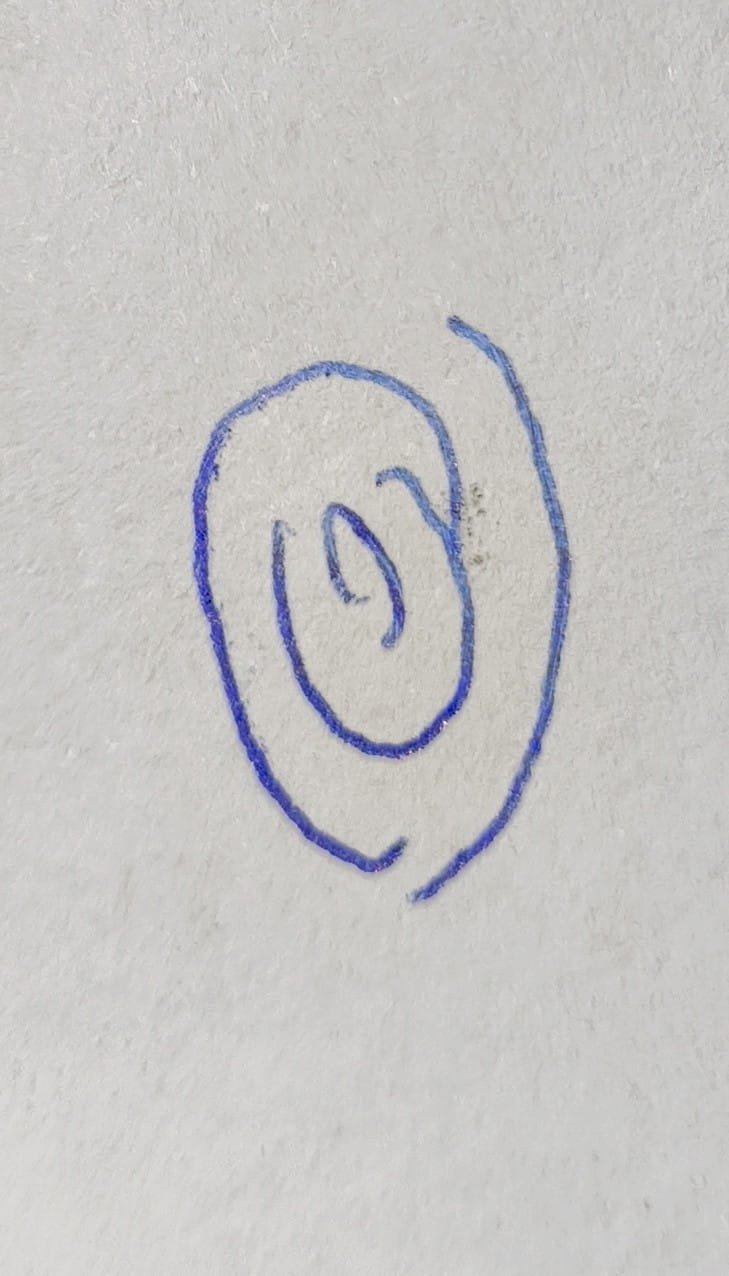
#> input picture Global Matching/Tests/Empreinte_facile.jpg, 729 x 1276 px
$ python -i masque.py   (imports and definitions only)
#> lines starting #> are read from the running program, lines starting #| are printed output that depends on the picture; after the words box and inside, x2 and y2 are one past the last pixel; in counts of white or black regions, pixels touching at a corner belong together
import numpy  as np
import cv2
import matplotlib.pyplot as plt


def niv_de_gris(path):

    img_nivgris = cv2.imread(path, cv2.IMREAD_GRAYSCALE)
    if img_nivgris  is not None:
        return img_nivgris


def normalise_fun(img_grise, M0=100.0, VAR0=100.0):

    I = img_grise.astype(np.float64) #passe l'image en TABLEAU de la val de chaque pixel

    if I.max() <= 1.0:
        I *= 255.0 #on elargit les niv de gris

    M = I.mean(); #val moy de gris
    VAR = I.var(); #variance moy de gris

    if VAR < 1e-9: #cas si variance null on rempli tt pour eviter la div par 0
        G = np.full_like(I, fill_value=M0, dtype=np.float64)
    else:


        d = I - M
        ajustement = np.sqrt((VAR0 * (d**2)) / VAR) #=TABLEAU des parties sous la racine pour chaque pixel
        #(on conserve le signe p/r a la moyenne mais si + que M on le rend + que M0 et inv)
        G = np.where(I>M, M0+ ajustement, M0 - ajustement ) #CREER un nouv TABLEAU et rempli selon condition : np.where(condition, si sup a la moyenne, si inf a la moy)
    return np.clip(G, 0, 255).astype(np.uint8) #recadre entre [0,255 ] et repasse format uint8 ⚠️sinon bug


#. isolement empreinte (pas dans article mais bug sur orientation sinon)

"""
on veut crree un masque binaire pour isoler empreintre :
0= masque
255= empreinte
"""
def masque_fun(img_grise):
    flou = cv2.GaussianBlur(img_grise, (0,0), 3.0)
    _, mask = cv2.threshold(flou, 0, 255, cv2.THRESH_BINARY+cv2.THRESH_OTSU) #treshold avec valeur optimal deduite par l'algo renvoi val , masque
    #on veut le masque en blanc ?
    if np.sum(mask==255) > np.sum(mask==0): #si + de noir que de blanc
        mask = 255 - mask #on inv
    k = cv2.getStructuringElement(cv2.MORPH_ELLIPSE, (15,15))  #COMMENT :⚠️si trop aggressif baissé ou augmenter la taille (memo 15 ok la plupart du temps)
    mask = cv2.morphologyEx(mask, cv2.MORPH_CLOSE, k) #enleve petits trous
    mask = cv2.morphologyEx(mask, cv2.MORPH_OPEN,  k) #supprime petits points


    #PARTIE TROUVER DANS UN ARTICLE, marche mais jsp comment
    num,lbl,stats,_ = cv2.connectedComponentsWithStats((mask>0).astype(np.uint8), 8)
    if num > 1:
        largest = 1 + np.argmax(stats[1:, cv2.CC_STAT_AREA])
        mask = (lbl==largest).astype(np.uint8)*255


    mask = cv2.erode(mask, cv2.getStructuringElement(cv2.MORPH_ELLIPSE,(5,5)), 1) #lisse le tour
    return mask


def main(img_path):
    gray = niv_de_gris(img_path)
    tab_normal = normalise_fun(gray)
    masque = masque_fun(tab_normal)

    cv2.imwrite('Transformations rigides\\Transformations_2\\tests\\masque.jpg', masque)

    plt.figure(figsize=(10, 10))
    plt.imshow(masque, cmap='gray')# inversant les canaux BGR → RGB pour matplotlib ??
    plt.title("minutiae detecteees")
    plt.axis("off")
    plt.show()

    return('Transformations rigides\\Transformations_2\\tests\\masque.jpg')

>>> import cv2
>>> picture = cv2.imread('../../../Global Matching/Tests/Empreinte_facile.jpg', cv2.IMREAD_GRAYSCALE)
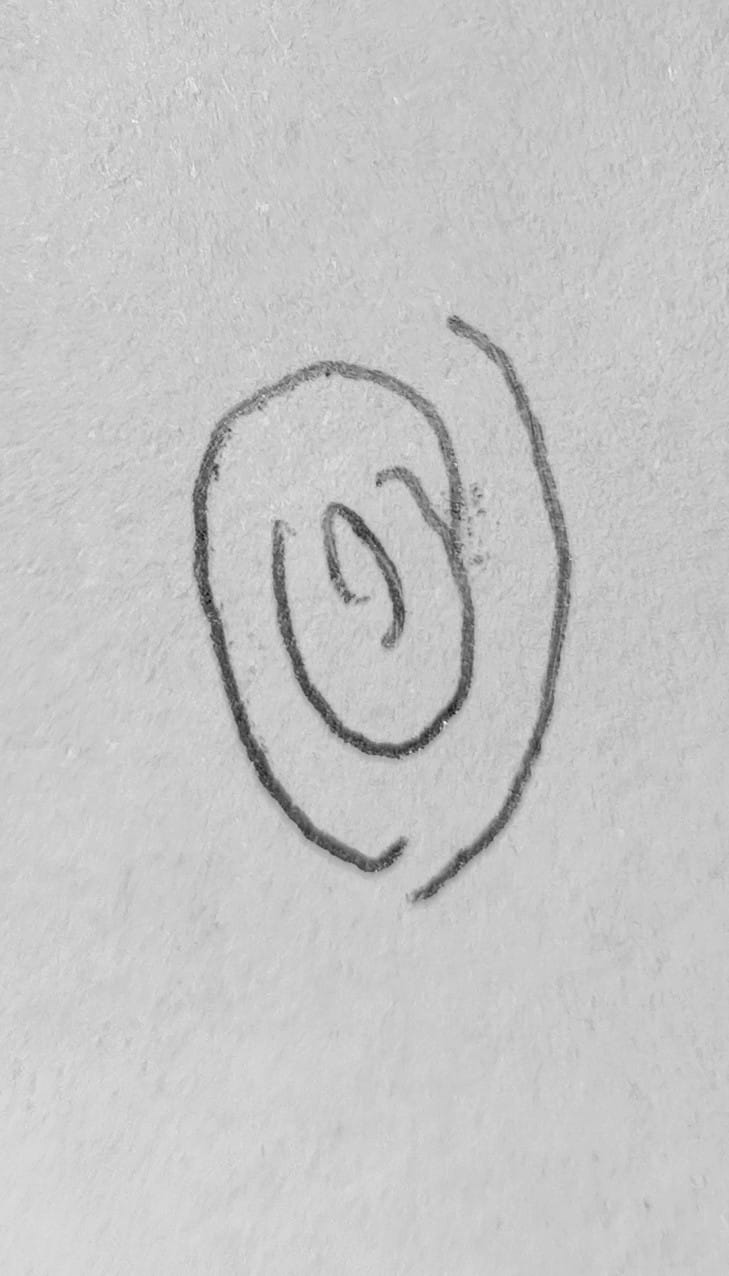
#> picture: shape (1276, 729); min 18, max 248, mean 197.6
>>> result = masque_fun(picture)
#> in masque_fun, `_, mask = cv2.threshold(flou, 0, 255, cv2.THRESH_BINARY+cv2.THRESH_OTS..`:
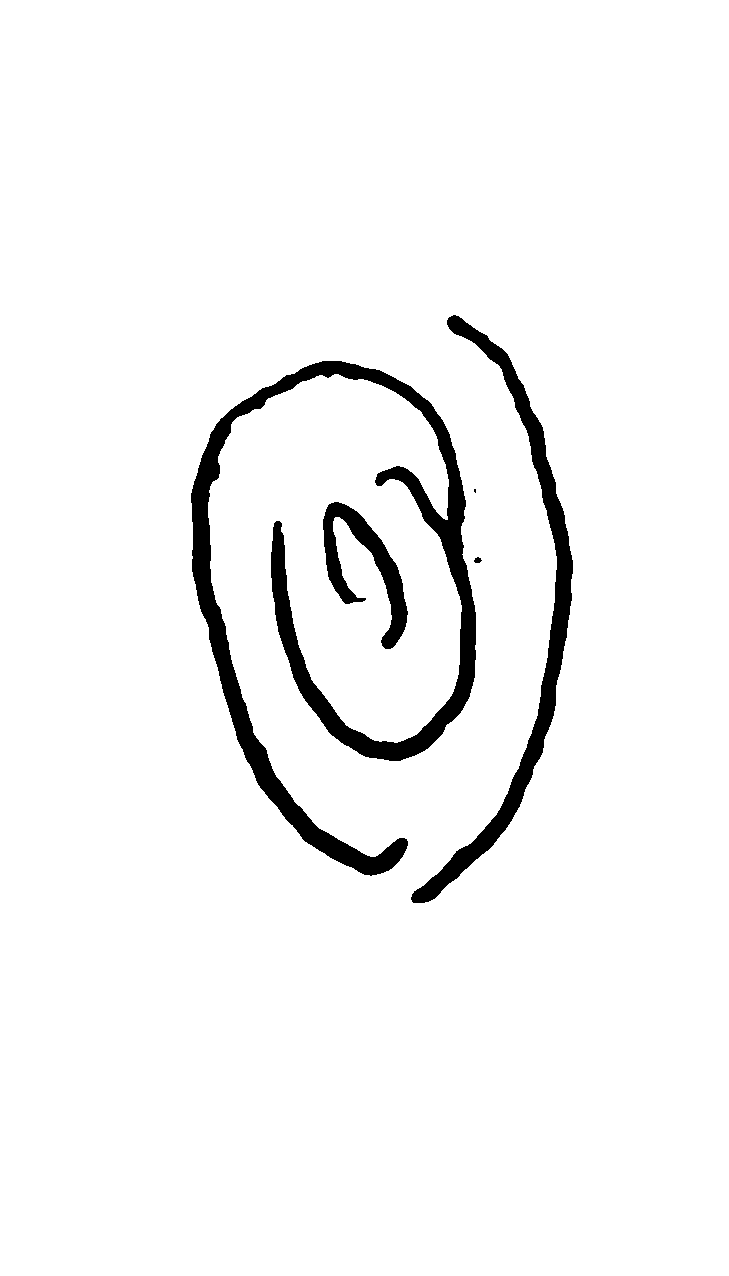
#> mask: shape (1276, 729); 95.8% white; 5 black regions (1 under 20 px), largest, box (x1, y1, x2, y2) and area: (191, 361, 476, 876) 24554, (411, 315, 573, 903) 10341, (323, 502, 408, 649) 3923, (474, 557, 482, 563) 34
#> in masque_fun, `mask = cv2.morphologyEx(mask, cv2.MORPH_CLOSE, k)`: mask: shape (1276, 729); 4.2% white; 3 white regions, box (x1, y1, x2, y2) and area: (191, 361, 482, 876) 24832, (411, 315, 573, 903) 10346, (323, 502, 408, 649) 3967
#> in masque_fun, `mask = cv2.morphologyEx(mask, cv2.MORPH_OPEN,  k)`: mask: shape (1276, 729); 3.5% white; 12 white regions, largest, box (x1, y1, x2, y2) and area: (191, 420, 406, 876) 9792, (271, 564, 476, 761) 6911, (515, 396, 573, 679) 4330
#> in masque_fun, `num,lbl,stats,_ = cv2.connectedComponentsWithStats((mask>0).astype(np...`:
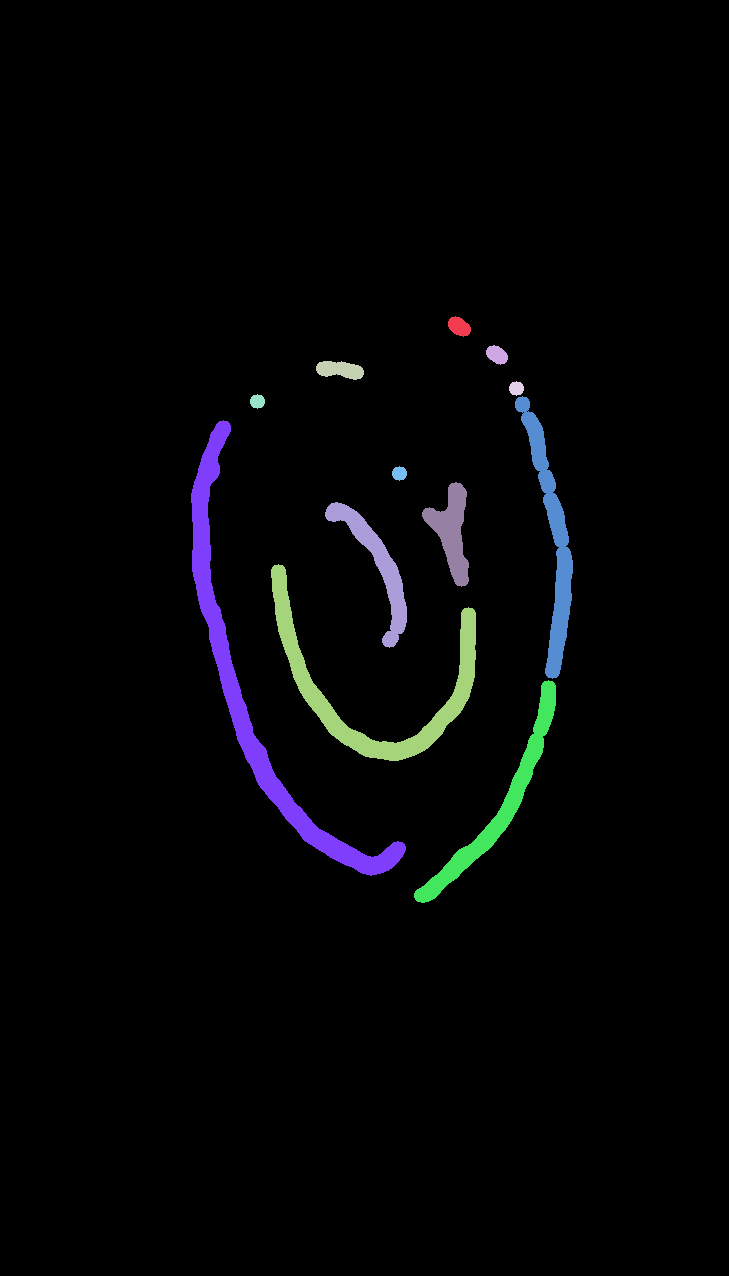
#> lbl: shape (1276, 729) int32; 13 distinct labels, from 0 to 12; one colour per label, 0 black
#> in masque_fun, `num,lbl,stats,_ = cv2.connectedComponentsWithStats((mask>0).astype(np...`: num = 13; stats = 13 rows, first 6: [0, 0, 729, 1276, 898027], [448, 316, 23, 21, 331], [486, 345, 22, 20, 303], [316, 361, 48, 19, 654], [509, 381, 15, 15, 169], [250, 394, 15, 15, 169]
#> in masque_fun, `largest = 1 + np.argmax(stats[1:, cv2.CC_STAT_AREA])`: largest = 7
#> in masque_fun, `mask = (lbl==largest).astype(np.uint8)*255`: mask: shape (1276, 729); 1.1% white; 1 white region, box (x1, y1, x2, y2) and area: (191, 420, 406, 876) 9792
#> in masque_fun, `mask = cv2.erode(mask, cv2.getStructuringElement(cv2.MORPH_ELLIPSE,(5,..`:
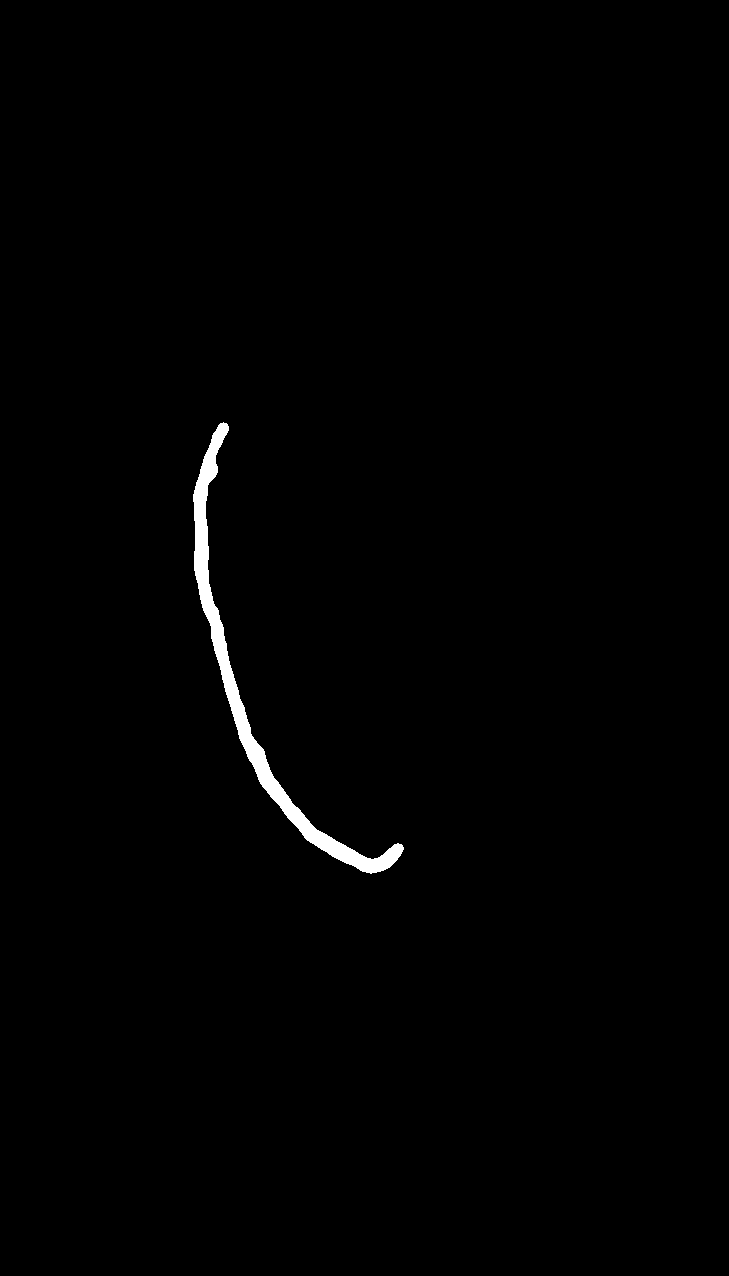
#> mask: shape (1276, 729); 0.8% white; 1 white region, box (x1, y1, x2, y2) and area: (193, 422, 404, 874) 7407
